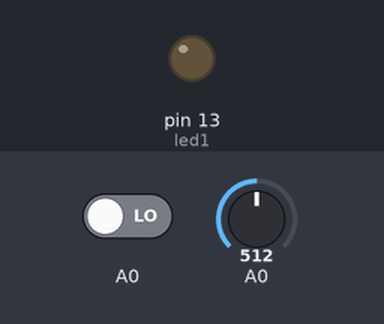
The sketch below on a simulated Arduino Uno, built with avr-gcc and run on an emulated ATmega328P. Shown: output pins drawn as LEDs (lit = HIGH). The test bench sets the inputs (shaded band); at power-on: A0 LOW, A0 = 512. What the sketch prints to the serial monitor is not drawn.

Above: at 1.2 s.
1.3 s: A0 driven HIGH
At 2.3 s:
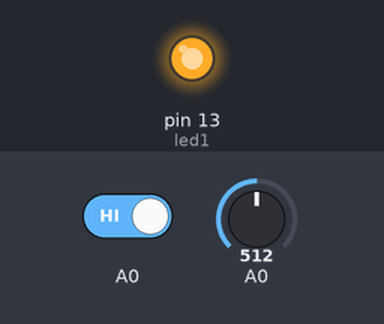
2.8 s: A0 driven LOW
At 3.5 s:
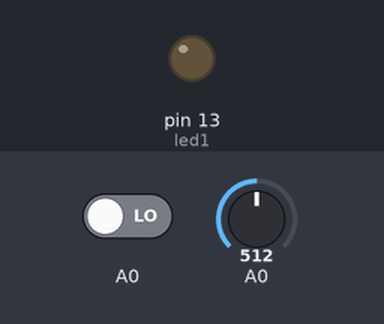
Timing chart, 0 to 5.8 s (numbered marks = the images above; inputs shaded):
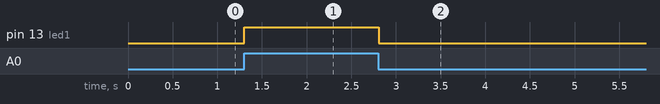

The sketch:

IR_test_1.ino
```cpp
int led1 = 13;
void setup()
{
     pinMode(A0, INPUT);
     pinMode(led1, OUTPUT);
     Serial.begin(9600);
 }

void loop()
{
  int sensorValue = analogRead(A0);
  int readsen = digitalRead(A0);
  Serial.println(sensorValue);
    if( readsen == HIGH )
     {
       digitalWrite(led1, HIGH);
     }
else
     {
       digitalWrite(led1, !HIGH);
      }
delay(100);
}

/* THE END */
```

Measured:
- after the input at 1.3 s, pin 13 (led1): LOW → HIGH at once
- after the input at 2.8 s, pin 13 (led1): HIGH → LOW at once
